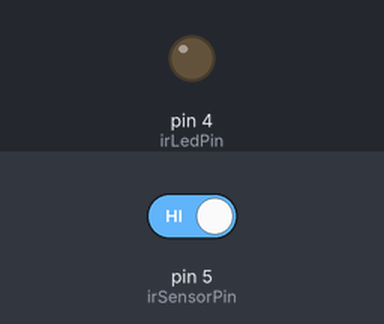
The sketch below on a simulated Arduino Uno, built with avr-gcc and run on an emulated ATmega328P. Parts: output pins drawn as LEDs (lit = HIGH). Inputs (shaded band) come from the test bench; at power-on: pin 5 (irSensorPin) HIGH. What the sketch prints to the serial monitor is not drawn.

Above: at 0.1 s.
At 1.3 s:
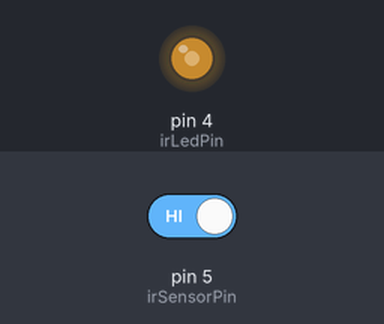
1.4 s: pin 5 (irSensorPin) driven LOW
Timing chart, 0 to 22.6 s (numbered marks = the images above; inputs shaded):
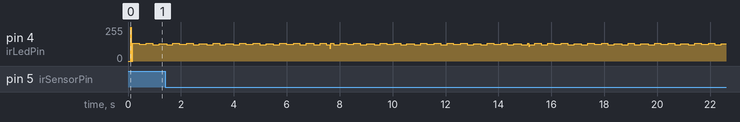

The sketch:

mileage_indicator.ino
```cpp
//define pins. I used pins 4 and 5
#define irLedPin 4          // IR Led on this pin
#define irSensorPin 5       // IR sensor on this pin
int irRead(int readPin, int triggerPin); //function prototype

void setup()
{
  pinMode(irSensorPin, INPUT);
  pinMode(irLedPin, OUTPUT);
  Serial.begin(9600);
  // prints title with ending line break
  Serial.println("Program Starting");

  // wait for the long string to be sent
  delay(100);
}

void loop()
{


  Serial.println(irRead(irSensorPin, irLedPin)); //display the results
  delay(10); //wait for the string to be sent
}

/******************************************************************************
 * This function can be used with a panasonic pna4602m ir sensor
 * it returns a zero if something is detected by the sensor, and a 1 otherwise
 * The function bit bangs a 38.5khZ waveform to an IR led connected to the
 * triggerPin for 1 millisecond, and then reads the IR sensor pin to see if
 * the reflected IR has been detected
 ******************************************************************************/
int irRead(int readPin, int triggerPin)
{
  int halfPeriod = 26000; //one period at 38.5khZ is aproximately 26 microseconds
  int cycles = 38; //26 microseconds * 38 is more or less 1 millisecond
  int i;
  int c=0;
  int count=0;
  float distance = 0;
  float mileage = 0;
  float oil =0;

 while(c<10){


  for (i=0; i <=cycles; i++)
  {
    digitalWrite(triggerPin, HIGH);
    delayMicroseconds(halfPeriod);
    digitalWrite(triggerPin, LOW);
    delayMicroseconds(halfPeriod - 1);     // - 1 to make up for digitaWrite overhead
  }
count+=digitalRead(readPin);
c++;
}

distance=0.16;
oil=0.4*count;
mileage = (distance/oil)*1000;


return mileage;
}
```
